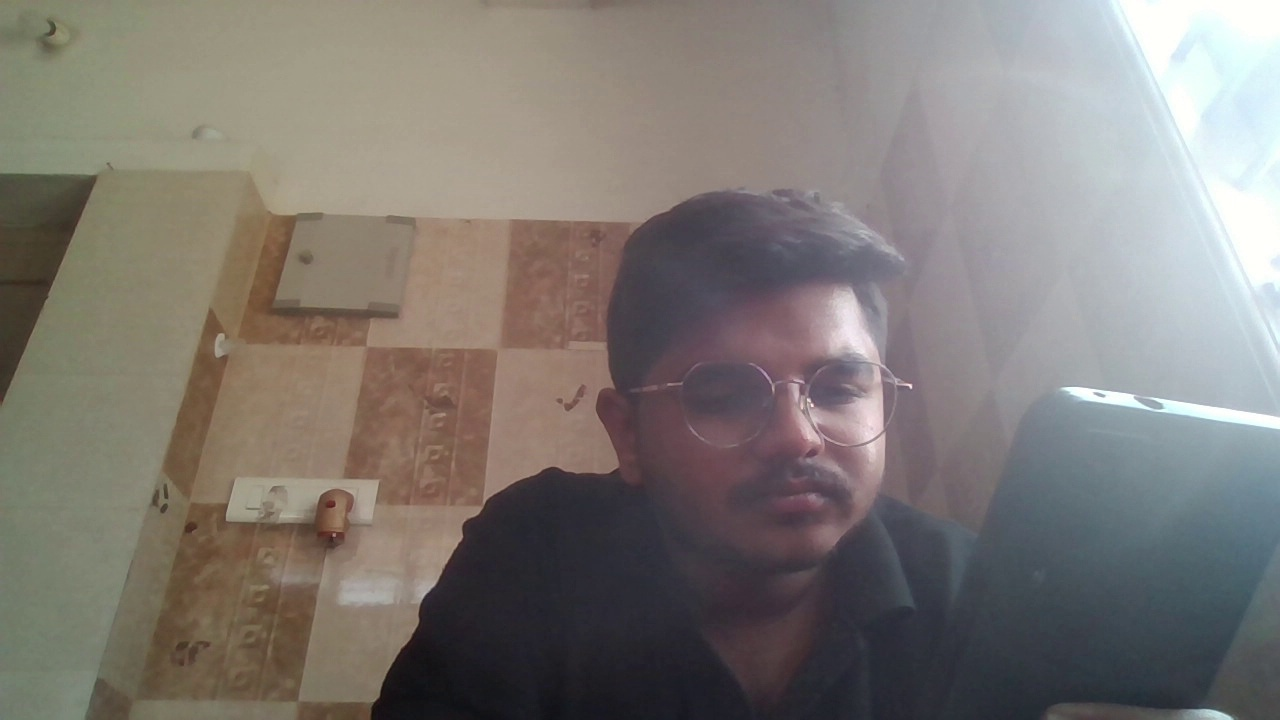
#> input picture verification/eval_dataset/frames/frame_01.jpg, 1280 x 720 px
$ python -i gmc.py   (imports and definitions only)
#> lines starting #> are read from the running program, lines starting #| are printed output that depends on the picture
#> further down, picture is the input picture: shape (720, 1280, 3); mean B, G, R 116.2, 121.2, 126.8
"""
Sparse Optical Flow Global Motion Compensation (GMC) for BoT-SORT.
"""

from __future__ import annotations

from typing import Optional

import cv2
import numpy as np


class SparseOptFlowGMC:
    """Estimates 2x3 affine camera motion matrix between consecutive frames via LK optical flow."""

    def __init__(self, downscale: int = 2):
        self.downscale = max(1, int(downscale))
        self.prev_frame: Optional[np.ndarray] = None
        self.prev_kps: Optional[np.ndarray] = None
        self.initialized = False

    def reset(self):
        self.prev_frame = None
        self.prev_kps = None
        self.initialized = False

    def apply(self, raw_frame: Optional[np.ndarray]) -> np.ndarray:
        eye = np.eye(2, 3, dtype=np.float32)
        if raw_frame is None or cv2 is None:
            return eye
        h, w = raw_frame.shape[:2]
#> h = 720; w = 1280
        if self.downscale > 1:
            small = cv2.resize(
                raw_frame,
                (max(16, w // self.downscale), max(16, h // self.downscale)),
                interpolation=cv2.INTER_NEAREST,
            )
            gray = cv2.cvtColor(small, cv2.COLOR_BGR2GRAY) if small.ndim == 3 else small
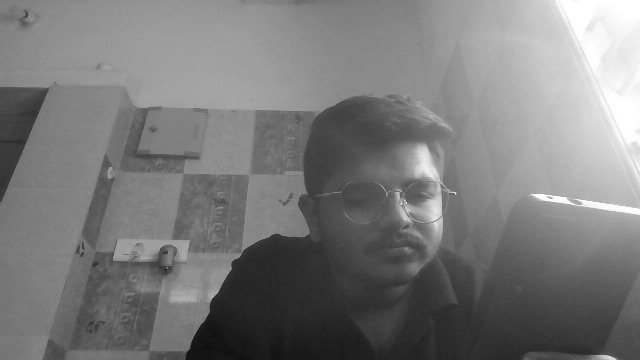
#> gray: shape (360, 640); min 15, max 255, mean 122.4
        else:
            gray = cv2.cvtColor(raw_frame, cv2.COLOR_BGR2GRAY) if raw_frame.ndim == 3 else raw_frame

        kps = cv2.goodFeaturesToTrack(gray, maxCorners=80, qualityLevel=0.02, minDistance=8, blockSize=3)
#> kps = 80 rows, first 8: [455, 193], [581, 203], [552, 198], [398, 192], [615, 358], [401, 205], [441, 217], [166, 252]
        if not self.initialized or self.prev_frame is None or self.prev_kps is None or len(self.prev_kps) < 6:
            self.prev_frame = gray
            self.prev_kps = kps
#> self.prev_kps has the same summary as kps
            self.initialized = True
            return eye

        matched_kps, status, _ = cv2.calcOpticalFlowPyrLK(self.prev_frame, gray, self.prev_kps, None)
        if matched_kps is None or status is None:
            self.prev_frame = gray
            self.prev_kps = kps
            return eye

        ok_idx = status.flatten() == 1
        src_pts = self.prev_kps[ok_idx]
        dst_pts = matched_kps[ok_idx]

        self.prev_frame = gray
        self.prev_kps = kps

        if len(src_pts) < 6:
            return eye
        warp, inliers = cv2.estimateAffinePartial2D(src_pts, dst_pts, method=cv2.RANSAC)
        if warp is None:
            return eye
        if self.downscale > 1:
            warp[:, 2] *= float(self.downscale)
        return warp.astype(np.float32)

>>> import cv2
>>> picture = cv2.imread('../../../../../verification/eval_dataset/frames/frame_01.jpg')
>>> result = SparseOptFlowGMC().apply(picture)
#> result = [[1, 0, 0], [0, 1, 0]]

$ run again, on verification/eval_dataset/frames/frame_02.jpg
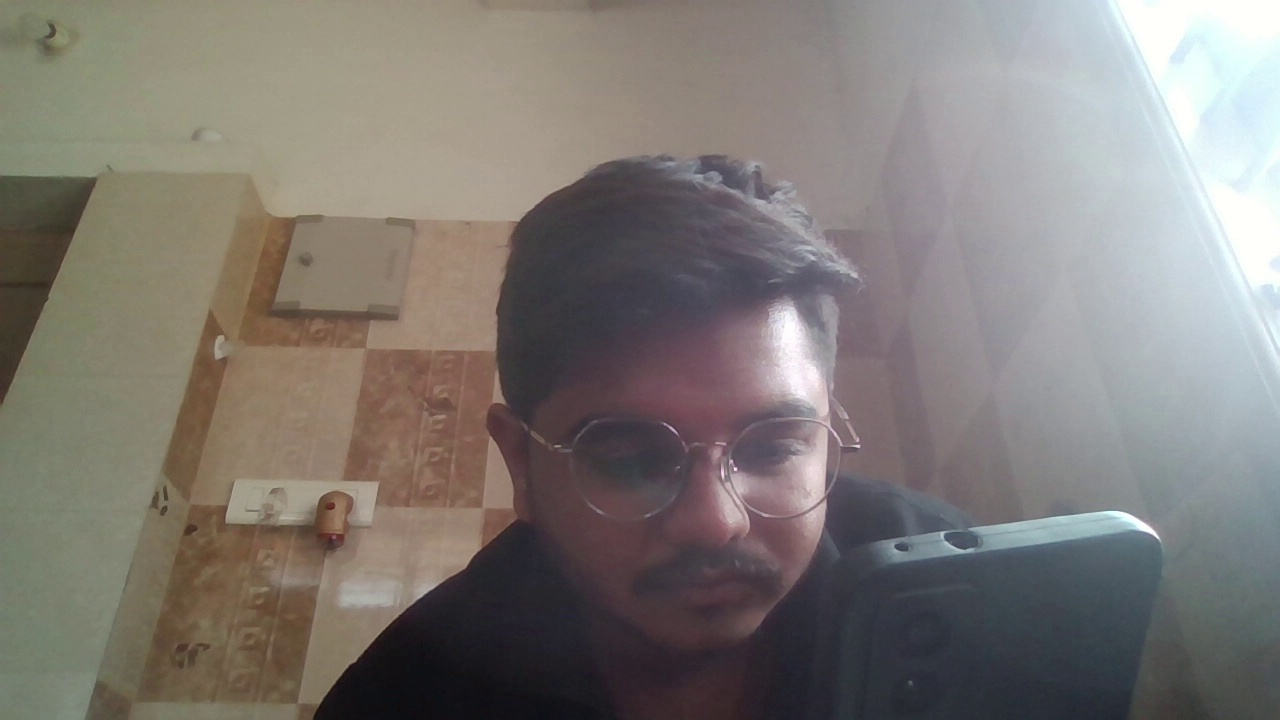
#> input picture verification/eval_dataset/frames/frame_02.jpg, 1280 x 720 px
#> picture is the input picture: shape (720, 1280, 3); mean B, G, R 116.7, 121.4, 126.9
#> in apply, `gray = cv2.cvtColor(small, cv2.COLOR_BGR2GRAY) if small.ndim == 3 else..`:
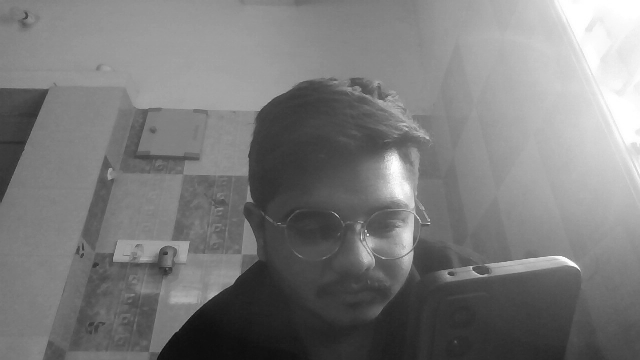
#> gray: shape (360, 640); min 12, max 255, mean 122.6
#> kps = 80 rows, first 8: [367, 234], [471, 267], [448, 273], [429, 220], [412, 250], [579, 269], [252, 201], [166, 253]
#> self.prev_kps has the same summary as kps
#> result = [[1, 0, 0], [0, 1, 0]]
